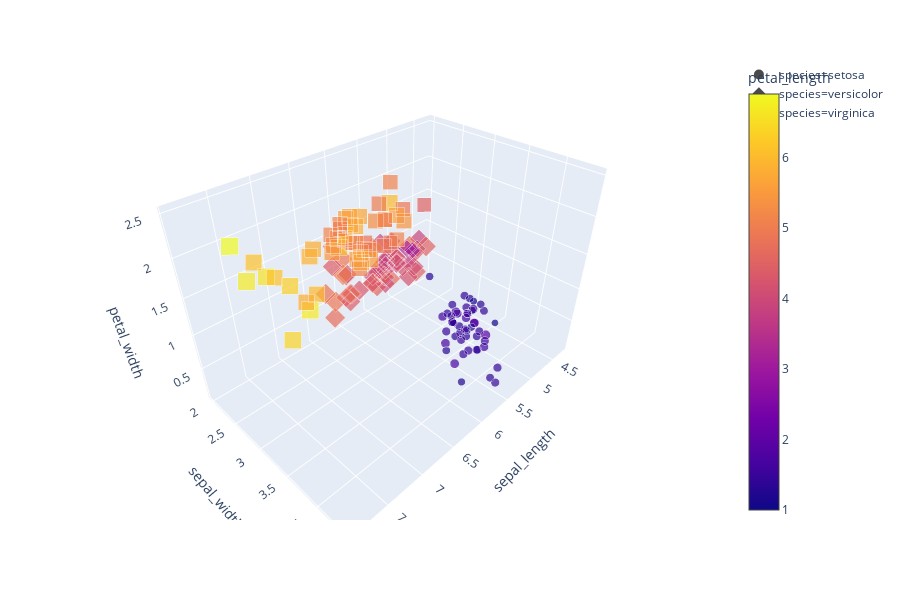

Notebook code cell kept with this figure:
### Code cell
# 4-D Plot: Thanks to 'color' param. We use it as fourth dim

iris = px.data.iris()
fig = px.scatter_3d(iris, x='sepal_length', y='sepal_width', z='petal_width',
              color='petal_length', size='petal_length', size_max=18,
              symbol='species', opacity=0.7)
# tight layout
#fig.update_layout(margin=dict(l=0, r=0, b=0, t=0))

fig.show()

### Figure 1 — Plotly figure (JSON) as saved in the notebook; plotly's stock layout.template omitted (floating-point values rounded to 4 significant figures)
{"data": [{"hoverlabel": {"namelength": 0}, "hovertemplate": "species=setosa<br>sepal_length=%{x}<br>sepal_width=%{y}<br>petal_width=%{z}<br>petal_length=%{marker.color}", "legendgroup": "species=setosa", "marker": {"color": [1.4, 1.4, 1.3, 1.5, 1.4, 1.7, 1.4, 1.5, 1.4, 1.5, 1.5, 1.6, 1.4, 1.1, 1.2, 1.5, 1.3, 1.4, 1.7, 1.5, 1.7, 1.5, 1, 1.7, 1.9, 1.6, 1.6, 1.5, 1.4, 1.6, 1.6, 1.5, 1.5, 1.4, 1.5, 1.2, 1.3, 1.5, 1.3, 1.5, 1.3, 1.3, 1.3, 1.6, 1.9, 1.4, 1.6, 1.4, 1.5, 1.4], "coloraxis": "coloraxis", "opacity": 0.7, "size": [1.4, 1.4, 1.3, 1.5, 1.4, 1.7, 1.4, 1.5, 1.4, 1.5, 1.5, 1.6, 1.4, 1.1, 1.2, 1.5, 1.3, 1.4, 1.7, 1.5, 1.7, 1.5, 1, 1.7, 1.9, 1.6, 1.6, 1.5, 1.4, 1.6, 1.6, 1.5, 1.5, 1.4, 1.5, 1.2, 1.3, 1.5, 1.3, 1.5, 1.3, 1.3, 1.3, 1.6, 1.9, 1.4, 1.6, 1.4, 1.5, 1.4], "sizemode": "area", "sizeref": 0.0213, "symbol": "circle"}, "mode": "markers", "name": "species=setosa", "scene": "scene", "showlegend": true, "type": "scatter3d", "x": [5.1, 4.9, 4.7, 4.6, 5, 5.4, 4.6, 5, 4.4, 4.9, 5.4, 4.8, 4.8, 4.3, 5.8, 5.7, 5.4, 5.1, 5.7, 5.1, 5.4, 5.1, 4.6, 5.1, 4.8, 5, 5, 5.2, 5.2, 4.7, 4.8, 5.4, 5.2, 5.5, 4.9, 5, 5.5, 4.9, 4.4, 5.1, 5, 4.5, 4.4, 5, 5.1, 4.8, 5.1, 4.6, 5.3, 5], "y": [3.5, 3, 3.2, 3.1, 3.6, 3.9, 3.4, 3.4, 2.9, 3.1, 3.7, 3.4, 3, 3, 4, 4.4, 3.9, 3.5, 3.8, 3.8, 3.4, 3.7, 3.6, 3.3, 3.4, 3, 3.4, 3.5, 3.4, 3.2, 3.1, 3.4, 4.1, 4.2, 3.1, 3.2, 3.5, 3.1, 3, 3.4, 3.5, 2.3, 3.2, 3.5, 3.8, 3, 3.8, 3.2, 3.7, 3.3], "z": [0.2, 0.2, 0.2, 0.2, 0.2, 0.4, 0.3, 0.2, 0.2, 0.1, 0.2, 0.2, 0.1, 0.1, 0.2, 0.4, 0.4, 0.3, 0.3, 0.3, 0.2, 0.4, 0.2, 0.5, 0.2, 0.2, 0.4, 0.2, 0.2, 0.2, 0.2, 0.4, 0.1, 0.2, 0.1, 0.2, 0.2, 0.1, 0.2, 0.2, 0.3, 0.3, 0.2, 0.6, 0.4, 0.3, 0.2, 0.2, 0.2, 0.2]}, {"hoverlabel": {"namelength": 0}, "hovertemplate": "species=versicolor<br>sepal_length=%{x}<br>sepal_width=%{y}<br>petal_width=%{z}<br>petal_length=%{marker.color}", "legendgroup": "species=versicolor", "marker": {"color": [4.7, 4.5, 4.9, 4, 4.6, 4.5, 4.7, 3.3, 4.6, 3.9, 3.5, 4.2, 4, 4.7, 3.6, 4.4, 4.5, 4.1, 4.5, 3.9, 4.8, 4, 4.9, 4.7, 4.3, 4.4, 4.8, 5, 4.5, 3.5, 3.8, 3.7, 3.9, 5.1, 4.5, 4.5, 4.7, 4.4, 4.1, 4, 4.4, 4.6, 4, 3.3, 4.2, 4.2, 4.2, 4.3, 3, 4.1], "coloraxis": "coloraxis", "opacity": 0.7, "size": [4.7, 4.5, 4.9, 4, 4.6, 4.5, 4.7, 3.3, 4.6, 3.9, 3.5, 4.2, 4, 4.7, 3.6, 4.4, 4.5, 4.1, 4.5, 3.9, 4.8, 4, 4.9, 4.7, 4.3, 4.4, 4.8, 5, 4.5, 3.5, 3.8, 3.7, 3.9, 5.1, 4.5, 4.5, 4.7, 4.4, 4.1, 4, 4.4, 4.6, 4, 3.3, 4.2, 4.2, 4.2, 4.3, 3, 4.1], "sizemode": "area", "sizeref": 0.0213, "symbol": "diamond"}, "mode": "markers", "name": "species=versicolor", "scene": "scene", "showlegend": true, "type": "scatter3d", "x": [7, 6.4, 6.9, 5.5, 6.5, 5.7, 6.3, 4.9, 6.6, 5.2, 5, 5.9, 6, 6.1, 5.6, 6.7, 5.6, 5.8, 6.2, 5.6, 5.9, 6.1, 6.3, 6.1, 6.4, 6.6, 6.8, 6.7, 6, 5.7, 5.5, 5.5, 5.8, 6, 5.4, 6, 6.7, 6.3, 5.6, 5.5, 5.5, 6.1, 5.8, 5, 5.6, 5.7, 5.7, 6.2, 5.1, 5.7], "y": [3.2, 3.2, 3.1, 2.3, 2.8, 2.8, 3.3, 2.4, 2.9, 2.7, 2, 3, 2.2, 2.9, 2.9, 3.1, 3, 2.7, 2.2, 2.5, 3.2, 2.8, 2.5, 2.8, 2.9, 3, 2.8, 3, 2.9, 2.6, 2.4, 2.4, 2.7, 2.7, 3, 3.4, 3.1, 2.3, 3, 2.5, 2.6, 3, 2.6, 2.3, 2.7, 3, 2.9, 2.9, 2.5, 2.8], "z": [1.4, 1.5, 1.5, 1.3, 1.5, 1.3, 1.6, 1, 1.3, 1.4, 1, 1.5, 1, 1.4, 1.3, 1.4, 1.5, 1, 1.5, 1.1, 1.8, 1.3, 1.5, 1.2, 1.3, 1.4, 1.4, 1.7, 1.5, 1, 1.1, 1, 1.2, 1.6, 1.5, 1.6, 1.5, 1.3, 1.3, 1.3, 1.2, 1.4, 1.2, 1, 1.3, 1.2, 1.3, 1.3, 1.1, 1.3]}, {"hoverlabel": {"namelength": 0}, "hovertemplate": "species=virginica<br>sepal_length=%{x}<br>sepal_width=%{y}<br>petal_width=%{z}<br>petal_length=%{marker.color}", "legendgroup": "species=virginica", "marker": {"color": [6, 5.1, 5.9, 5.6, 5.8, 6.6, 4.5, 6.3, 5.8, 6.1, 5.1, 5.3, 5.5, 5, 5.1, 5.3, 5.5, 6.7, 6.9, 5, 5.7, 4.9, 6.7, 4.9, 5.7, 6, 4.8, 4.9, 5.6, 5.8, 6.1, 6.4, 5.6, 5.1, 5.6, 6.1, 5.6, 5.5, 4.8, 5.4, 5.6, 5.1, 5.1, 5.9, 5.7, 5.2, 5, 5.2, 5.4, 5.1], "coloraxis": "coloraxis", "opacity": 0.7, "size": [6, 5.1, 5.9, 5.6, 5.8, 6.6, 4.5, 6.3, 5.8, 6.1, 5.1, 5.3, 5.5, 5, 5.1, 5.3, 5.5, 6.7, 6.9, 5, 5.7, 4.9, 6.7, 4.9, 5.7, 6, 4.8, 4.9, 5.6, 5.8, 6.1, 6.4, 5.6, 5.1, 5.6, 6.1, 5.6, 5.5, 4.8, 5.4, 5.6, 5.1, 5.1, 5.9, 5.7, 5.2, 5, 5.2, 5.4, 5.1], "sizemode": "area", "sizeref": 0.0213, "symbol": "square"}, "mode": "markers", "name": "species=virginica", "scene": "scene", "showlegend": true, "type": "scatter3d", "x": [6.3, 5.8, 7.1, 6.3, 6.5, 7.6, 4.9, 7.3, 6.7, 7.2, 6.5, 6.4, 6.8, 5.7, 5.8, 6.4, 6.5, 7.7, 7.7, 6, 6.9, 5.6, 7.7, 6.3, 6.7, 7.2, 6.2, 6.1, 6.4, 7.2, 7.4, 7.9, 6.4, 6.3, 6.1, 7.7, 6.3, 6.4, 6, 6.9, 6.7, 6.9, 5.8, 6.8, 6.7, 6.7, 6.3, 6.5, 6.2, 5.9], "y": [3.3, 2.7, 3, 2.9, 3, 3, 2.5, 2.9, 2.5, 3.6, 3.2, 2.7, 3, 2.5, 2.8, 3.2, 3, 3.8, 2.6, 2.2, 3.2, 2.8, 2.8, 2.7, 3.3, 3.2, 2.8, 3, 2.8, 3, 2.8, 3.8, 2.8, 2.8, 2.6, 3, 3.4, 3.1, 3, 3.1, 3.1, 3.1, 2.7, 3.2, 3.3, 3, 2.5, 3, 3.4, 3], "z": [2.5, 1.9, 2.1, 1.8, 2.2, 2.1, 1.7, 1.8, 1.8, 2.5, 2, 1.9, 2.1, 2, 2.4, 2.3, 1.8, 2.2, 2.3, 1.5, 2.3, 2, 2, 1.8, 2.1, 1.8, 1.8, 1.8, 2.1, 1.6, 1.9, 2, 2.2, 1.5, 1.4, 2.3, 2.4, 1.8, 1.8, 2.1, 2.4, 2.3, 1.9, 2.3, 2.5, 2.3, 1.9, 2, 2.3, 1.8]}], "layout": {"coloraxis": {"colorbar": {"title": {"text": "petal_length"}}, "colorscale": [[0, "#0d0887"], [0.1111, "#46039f"], [0.2222, "#7201a8"], [0.3333, "#9c179e"], [0.4444, "#bd3786"], [0.5556, "#d8576b"], [0.6667, "#ed7953"], [0.7778, "#fb9f3a"], [0.8889, "#fdca26"], [1, "#f0f921"]]}, "height": 600, "legend": {"itemsizing": "constant", "tracegroupgap": 0}, "margin": {"t": 60}, "scene": {"domain": {"x": [0, 0.98], "y": [0, 1]}, "xaxis": {"title": {"text": "sepal_length"}}, "yaxis": {"title": {"text": "sepal_width"}}, "zaxis": {"title": {"text": "petal_width"}}}}}
